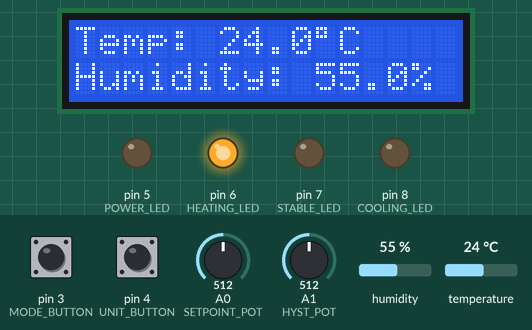
The sketch below on a simulated Arduino Nano, built with avr-gcc and run on an emulated ATmega328P. Shown: 16×2 character LCD, output pins drawn as LEDs (lit = HIGH). The inputs (shaded band) are chosen by the test bench; at power-on: pin 3 (MODE_BUTTON) HIGH, pin 4 (UNIT_BUTTON) HIGH, temperature 24 °C, A0 (SETPOINT_POT) = 512, A1 (HYST_POT) = 512, humidity 55 %.

Above: at 2.2 s.
2.3 s: pin 3 (MODE_BUTTON) pulled LOW for 0.15 s
At 3.7 s:
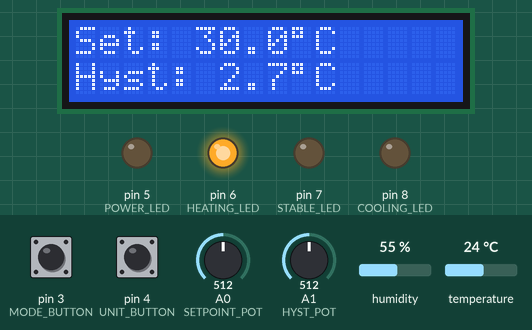
4.0 s: pin 3 (MODE_BUTTON) pulled LOW for 0.15 s
At 5.0 s:
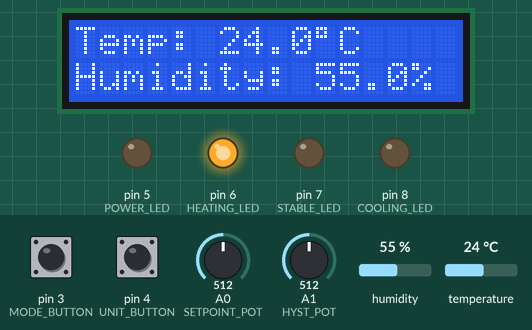
5.7 s: pin 4 (UNIT_BUTTON) pulled LOW for 0.15 s
At 6.4 s:
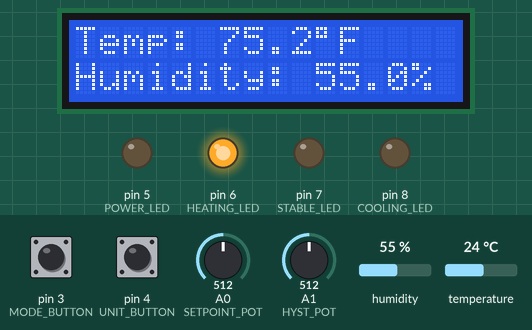
7.4 s: pin 4 (UNIT_BUTTON) pulled LOW for 1 s
At 8.9 s:
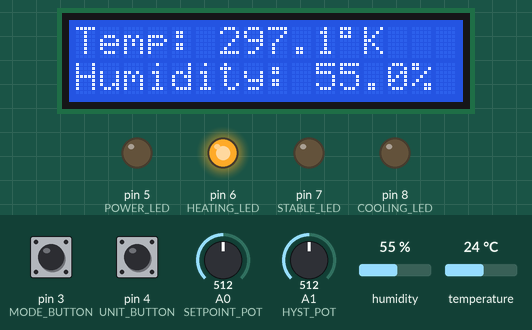
10.0 s: temperature set to 26 °C
At 14.2 s:
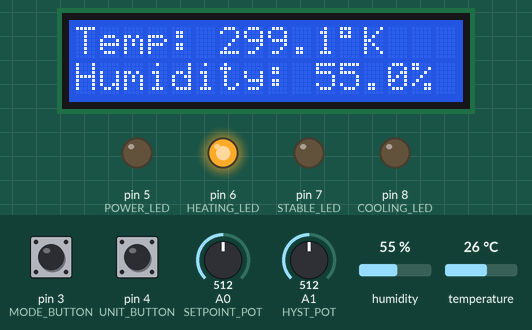
14.6 s: temperature set to 29 °C
At 17.6 s:
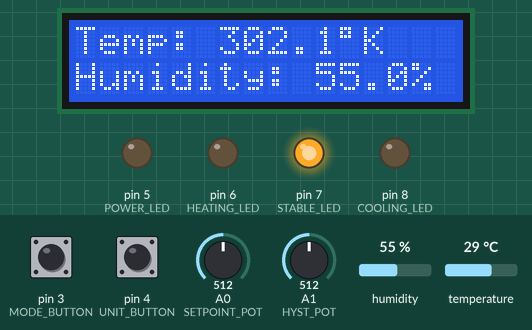
Timing chart, 0 to 19.1 s (numbered marks = the images above; inputs shaded):
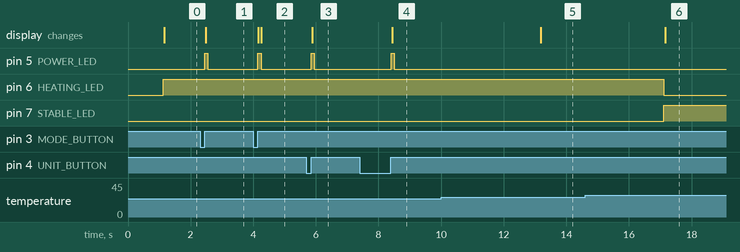

The sketch:

ATC.ino
```cpp
/*
  Arduino-Based Temperature Controller
  ------------------------------------
  Arduino Nano + DHT11 + I2C 16x2 LCD
  + 2 potentiometers + 2 push buttons
  + Red/White/Blue status LEDs + Power LED

  Reconstructed from the supplied project report.
  The report describes the project behavior and pin connections,
  but does not contain the original source code.
*/

#include <Wire.h>
#include <LiquidCrystal_I2C.h>
#include <DHT.h>

// -------------------- Pin Definitions --------------------
#define DHT_PIN       2
#define DHT_TYPE      DHT11

#define SETPOINT_POT  A0
#define HYST_POT      A1

#define MODE_BUTTON    3
#define UNIT_BUTTON    4

#define POWER_LED      5
#define HEATING_LED    6   // Red
#define STABLE_LED     7   // White
#define COOLING_LED    8   // Blue

// -------------------- LCD / Sensor --------------------
LiquidCrystal_I2C lcd(0x27, 16, 2);
DHT dht(DHT_PIN, DHT_TYPE);

// -------------------- Temperature Parameters --------------------
const float MIN_SETPOINT = 20.0;
const float MAX_SETPOINT = 40.0;

const float MIN_HYST = 0.5;
const float MAX_HYST = 5.0;

// Calibration offset; change after comparing with a trusted thermometer.
const float TEMP_OFFSET = 0.0;

// -------------------- Timing --------------------
const unsigned long SENSOR_INTERVAL = 2000UL;
const unsigned long LCD_INTERVAL = 250UL;
const unsigned long BUTTON_DEBOUNCE = 50UL;
const unsigned long POWER_BLINK_TIME = 100UL;
const unsigned long ERROR_DISPLAY_TIME = 1000UL;

// -------------------- Global Variables --------------------
float currentTempC = 25.0;
float currentHumidity = 0.0;

float setpoint = 30.0;
float hysteresis = 1.0;

bool paramMode = false;

// 0 = Celsius, 1 = Fahrenheit, 2 = Kelvin
byte unitIndex = 0;

unsigned long lastSensorRead = 0;
unsigned long lastLCDUpdate = 0;

unsigned long powerBlinkUntil = 0;
unsigned long sensorErrorMessageUntil = 0;

byte sensorErrorCount = 0;
bool haveValidReading = false;

// -------------------- Button State --------------------
bool lastModeButtonState = HIGH;
bool lastUnitButtonState = HIGH;

// ------------------------------------------------------------
// Convert Celsius to the selected temperature unit
// ------------------------------------------------------------
float convertTemperature(float tempC) {
  if (unitIndex == 1) {
    return (tempC * 9.0 / 5.0) + 32.0;   // Fahrenheit
  }

  if (unitIndex == 2) {
    return tempC + 273.15;               // Kelvin
  }

  return tempC;                          // Celsius
}

// ------------------------------------------------------------
// Return selected unit symbol
// ------------------------------------------------------------
char getUnitChar() {
  if (unitIndex == 1) return 'F';
  if (unitIndex == 2) return 'K';
  return 'C';
}

// ------------------------------------------------------------
// Blink power LED for button/error feedback
// ------------------------------------------------------------
void blinkPowerLED() {
  powerBlinkUntil = millis() + POWER_BLINK_TIME;
  digitalWrite(POWER_LED, HIGH);
}

// ------------------------------------------------------------
// Update the power LED without blocking the program
// ------------------------------------------------------------
void updatePowerLED() {
  if (millis() >= powerBlinkUntil) {
    digitalWrite(POWER_LED, LOW);
  }
}

// ------------------------------------------------------------
// Update red / white / blue control LEDs
// ------------------------------------------------------------
void updateControlLEDs() {
  if (!haveValidReading) {
    digitalWrite(HEATING_LED, LOW);
    digitalWrite(STABLE_LED, LOW);
    digitalWrite(COOLING_LED, LOW);
    return;
  }

  float lowerLimit = setpoint - hysteresis;
  float upperLimit = setpoint + hysteresis;

  if (currentTempC < lowerLimit) {
    // Heating required
    digitalWrite(HEATING_LED, HIGH);
    digitalWrite(STABLE_LED, LOW);
    digitalWrite(COOLING_LED, LOW);
  }
  else if (currentTempC > upperLimit) {
    // Cooling required
    digitalWrite(HEATING_LED, LOW);
    digitalWrite(STABLE_LED, LOW);
    digitalWrite(COOLING_LED, HIGH);
  }
  else {
    // Temperature is stable
    digitalWrite(HEATING_LED, LOW);
    digitalWrite(STABLE_LED, HIGH);
    digitalWrite(COOLING_LED, LOW);
  }
}

// ------------------------------------------------------------
// Read potentiometers and map them to project ranges
// ------------------------------------------------------------
void readParameters() {
  if (!paramMode) return;

  int setpointRaw = analogRead(SETPOINT_POT);
  int hystRaw = analogRead(HYST_POT);

  // Multiply by 100 to preserve one decimal place, as described
  // in the project report.
  long setpointScaled = map(setpointRaw, 0, 1023,
                             (long)(MIN_SETPOINT * 100),
                             (long)(MAX_SETPOINT * 100));

  long hystScaled = map(hystRaw, 0, 1023,
                        (long)(MIN_HYST * 100),
                        (long)(MAX_HYST * 100));

  setpoint = setpointScaled / 100.0;
  hysteresis = hystScaled / 100.0;
}

// ------------------------------------------------------------
// Check a button using simple 50 ms debouncing and wait-release
// ------------------------------------------------------------
bool buttonPressed(uint8_t pin, bool &lastState) {
  bool currentState = digitalRead(pin);

  if (lastState == HIGH && currentState == LOW) {
    delay(BUTTON_DEBOUNCE);

    if (digitalRead(pin) == LOW) {
      // Wait until the user releases the button.
      while (digitalRead(pin) == LOW) {
        updatePowerLED();
      }

      lastState = HIGH;
      return true;
    }
  }

  lastState = currentState;
  return false;
}

// ------------------------------------------------------------
// Handle Mode button
// ------------------------------------------------------------
void handleModeButton() {
  if (buttonPressed(MODE_BUTTON, lastModeButtonState)) {
    paramMode = !paramMode;
    blinkPowerLED();
    lcd.clear();
  }
}

// ------------------------------------------------------------
// Handle Unit button
// Unit changes only in Display Mode.
// ------------------------------------------------------------
void handleUnitButton() {
  if (buttonPressed(UNIT_BUTTON, lastUnitButtonState)) {
    if (!paramMode) {
      unitIndex++;
      if (unitIndex > 2) {
        unitIndex = 0;
      }
      lcd.clear();
    }

    blinkPowerLED();
  }
}

// ------------------------------------------------------------
// Read DHT11 every 2 seconds using millis()
// ------------------------------------------------------------
void readSensor() {
  unsigned long now = millis();

  if (now - lastSensorRead < SENSOR_INTERVAL) {
    return;
  }

  lastSensorRead = now;

  float temperature = dht.readTemperature();
  float humidity = dht.readHumidity();

  if (isnan(temperature) || isnan(humidity)) {
    if (sensorErrorCount < 255) {
      sensorErrorCount++;
    }

    if (sensorErrorCount >= 3) {
      sensorErrorMessageUntil = millis() + ERROR_DISPLAY_TIME;
      blinkPowerLED();
    }

    return;
  }

  // Valid reading
  currentTempC = temperature + TEMP_OFFSET;
  currentHumidity = humidity;

  sensorErrorCount = 0;
  haveValidReading = true;
}

// ------------------------------------------------------------
// Display current temperature and humidity
// ------------------------------------------------------------
void showDisplayMode() {
  float displayTemp = convertTemperature(currentTempC);

  lcd.setCursor(0, 0);
  lcd.print("Temp: ");
  lcd.print(displayTemp, 1);
  lcd.print((char)223);
  lcd.print(getUnitChar());
  lcd.print("   ");

  lcd.setCursor(0, 1);
  lcd.print("Humidity: ");
  lcd.print(currentHumidity, 1);
  lcd.print("%   ");
}

// ------------------------------------------------------------
// Display setpoint and hysteresis
// ------------------------------------------------------------
void showParameterMode() {
  lcd.setCursor(0, 0);
  lcd.print("Set: ");
  lcd.print(setpoint, 1);
  lcd.print((char)223);
  lcd.print("C      ");

  lcd.setCursor(0, 1);
  lcd.print("Hyst: ");
  lcd.print(hysteresis, 1);
  lcd.print((char)223);
  lcd.print("C     ");
}

// ------------------------------------------------------------
// Show sensor error for one second after 3 consecutive failures
// ------------------------------------------------------------
void showSensorError() {
  lcd.clear();
  lcd.setCursor(0, 0);
  lcd.print("Sensor Error!");
  lcd.setCursor(0, 1);
  lcd.print("Using last value");
}

// ------------------------------------------------------------
// Refresh LCD according to current mode
// ------------------------------------------------------------
void updateLCD() {
  unsigned long now = millis();

  if (now - lastLCDUpdate < LCD_INTERVAL) {
    return;
  }

  lastLCDUpdate = now;

  if (sensorErrorMessageUntil > now) {
    showSensorError();
    return;
  }

  if (paramMode) {
    showParameterMode();
  } else {
    showDisplayMode();
  }
}

// ------------------------------------------------------------
// Arduino setup
// ------------------------------------------------------------
void setup() {
  pinMode(MODE_BUTTON, INPUT_PULLUP);
  pinMode(UNIT_BUTTON, INPUT_PULLUP);

  pinMode(POWER_LED, OUTPUT);
  pinMode(HEATING_LED, OUTPUT);
  pinMode(STABLE_LED, OUTPUT);
  pinMode(COOLING_LED, OUTPUT);

  digitalWrite(POWER_LED, LOW);
  digitalWrite(HEATING_LED, LOW);
  digitalWrite(STABLE_LED, LOW);
  digitalWrite(COOLING_LED, LOW);

  Wire.begin();

  lcd.init();
  lcd.backlight();

  dht.begin();

  // Start parameters from the physical knob positions.
  int setpointRaw = analogRead(SETPOINT_POT);
  int hystRaw = analogRead(HYST_POT);

  setpoint = map(setpointRaw, 0, 1023,
                 (long)(MIN_SETPOINT * 100),
                 (long)(MAX_SETPOINT * 100)) / 100.0;

  hysteresis = map(hystRaw, 0, 1023,
                   (long)(MIN_HYST * 100),
                   (long)(MAX_HYST * 100)) / 100.0;

  lcd.clear();
  lcd.setCursor(0, 0);
  lcd.print("Temp Controller");
  lcd.setCursor(0, 1);
  lcd.print("Starting...");
  delay(1000);
  lcd.clear();

  // Allow the first sensor reading immediately.
  lastSensorRead = millis() - SENSOR_INTERVAL;
}

// ------------------------------------------------------------
// Main loop
// ------------------------------------------------------------
void loop() {
  handleModeButton();
  handleUnitButton();

  readParameters();
  readSensor();

  updateControlLEDs();
  updatePowerLED();
  updateLCD();
}
```

Measured:
- the behaviour switches between 27 and 28 °C on temperature (found by bisection; images 5 and 6)
- after the input at 2.3 s, pin 5 (POWER_LED): LOW → HIGH after 0.15 s, → LOW 0.10 s later; the display: changes after 0.19 s (image 1)
- after the input at 4.0 s, pin 5 (POWER_LED): LOW → HIGH after 0.15 s, → LOW 0.10 s later; the display: first changes after 0.15 s (image 2 shows a later state)
- after the input at 5.7 s, pin 5 (POWER_LED): LOW → HIGH after 0.15 s, → LOW 0.10 s later; the display: changes after 0.19 s (image 3)
- after the input at 7.4 s, pin 5 (POWER_LED): LOW → HIGH after 1.0 s, → LOW 0.10 s later; the display: changes after 1.0 s (image 4)
- after the input at 10.0 s, the display: changes after 3.2 s (image 5)
- after the input at 14.6 s, pin 6 (HEATING_LED): HIGH → LOW after 2.5 s; pin 7 (STABLE_LED): LOW → HIGH after 2.5 s; the display: changes after 2.6 s (image 6)
